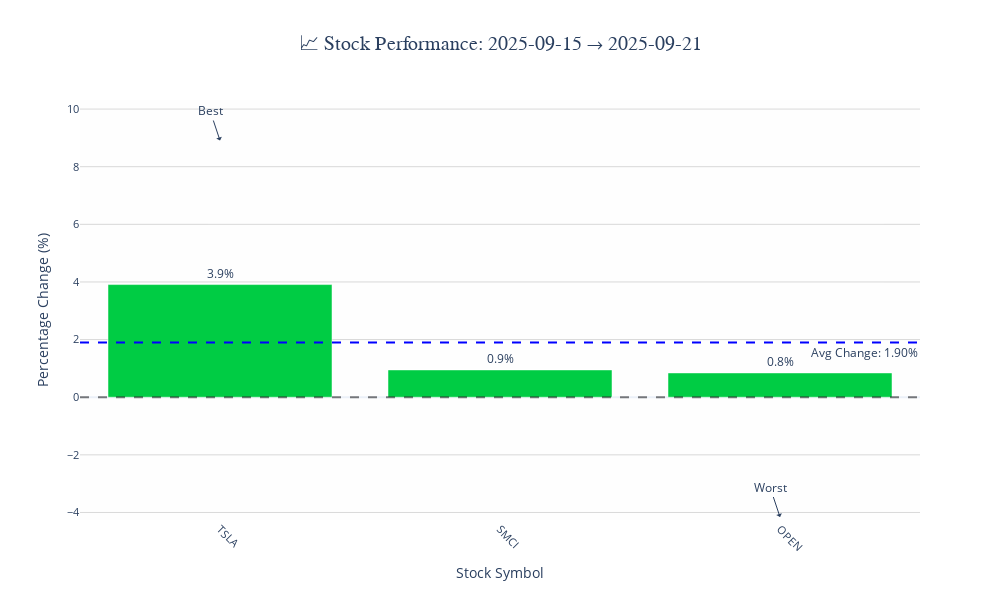

Write notebook code for a chart like this one.
### Code cell
# Consensus Top 3
STOCK_TICKERS = [
    'OPEN',  # Opendoor Technologies Inc.
    'SMCI',  # Super Micro Computer, Inc.
    'TSLA',  # Tesla, Inc.

  ]

result = run_trade_return(STOCK_TICKERS, BASELINE_DATE, future_date_str)

### Figure 1 — Plotly figure (JSON) as saved in the notebook; plotly's stock layout.template omitted (floating-point values rounded to 4 significant figures)
{"data": [{"customdata": [[410.0, 426.1], [45.38, 45.81], [9.49, 9.57]], "hovertemplate": "<b>%{x}</b><br>Baseline: $%{customdata[0]:.2f}<br>Current: $%{customdata[1]:.2f}<br>Change: %{y:.2f}%<br><extra></extra>", "marker": {"color": ["#00CC44", "#00CC44", "#00CC44"]}, "showlegend": false, "text": ["3.9%", "0.9%", "0.8%"], "textposition": "outside", "type": "bar", "x": ["TSLA", "SMCI", "OPEN"], "y": [3.909, 0.9476, 0.843]}], "layout": {"annotations": [{"showarrow": false, "text": "Avg Change: 1.90%", "x": 1, "xanchor": "right", "xref": "x domain", "y": 1.9, "yanchor": "top", "yref": "y"}, {"arrowhead": 1, "showarrow": true, "text": "Best", "x": "TSLA", "y": 8.909}, {"arrowhead": 1, "showarrow": true, "text": "Worst", "x": "OPEN", "y": -4.157}], "font": {"size": 12}, "height": 600, "hovermode": "x", "plot_bgcolor": "rgba(240, 240, 240, 0.1)", "shapes": [{"line": {"color": "black", "dash": "dash"}, "opacity": 0.5, "type": "line", "x0": 0, "x1": 1, "xref": "x domain", "y0": 0, "y1": 0, "yref": "y"}, {"line": {"color": "blue", "dash": "dash"}, "type": "line", "x0": 0, "x1": 1, "xref": "x domain", "y0": 1.9, "y1": 1.9, "yref": "y"}], "title": {"font": {"family": "Arial Black", "size": 20}, "text": "📈 Stock Performance: 2025-09-15 → 2025-09-21", "x": 0.5}, "width": 1000, "xaxis": {"categoryarray": ["TSLA", "SMCI", "OPEN"], "categoryorder": "array", "tickangle": 45, "tickfont": {"size": 11}, "title": {"text": "Stock Symbol"}}, "yaxis": {"gridcolor": "rgba(128, 128, 128, 0.3)", "tickfont": {"size": 11}, "title": {"text": "Percentage Change (%)"}}}}
